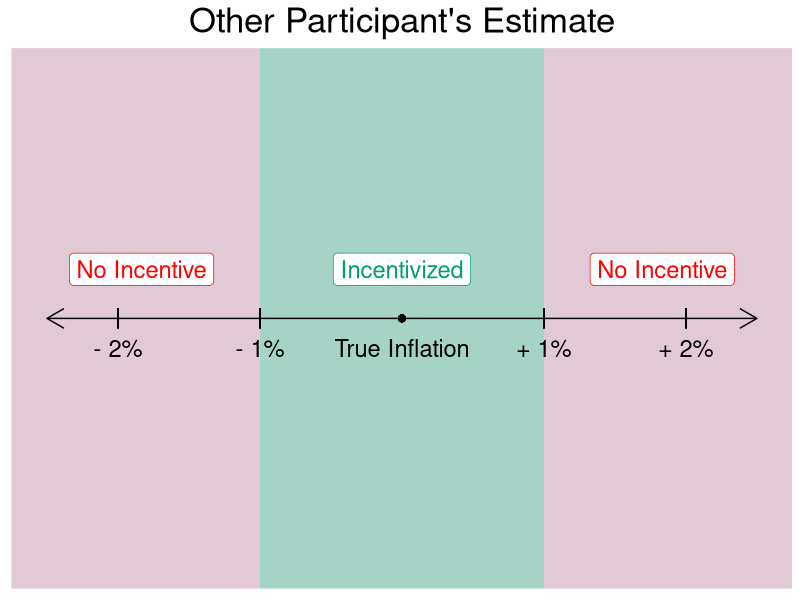
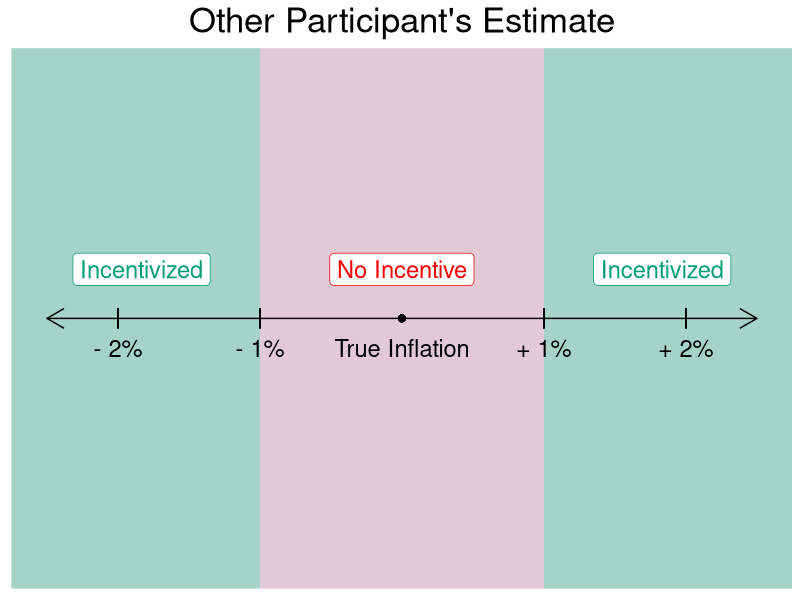
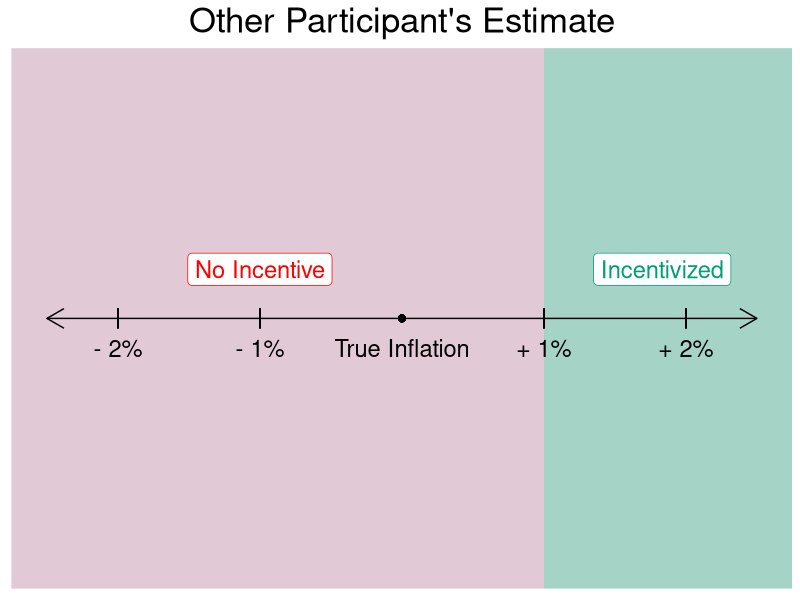
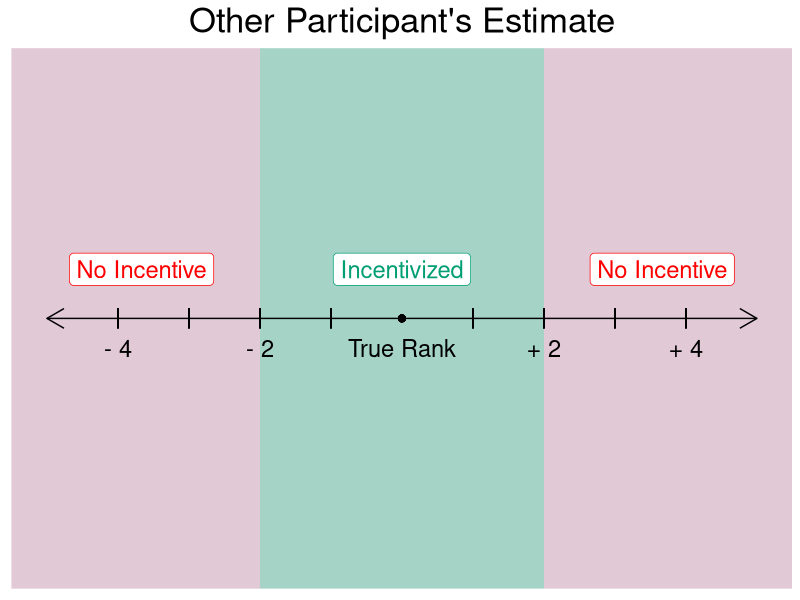
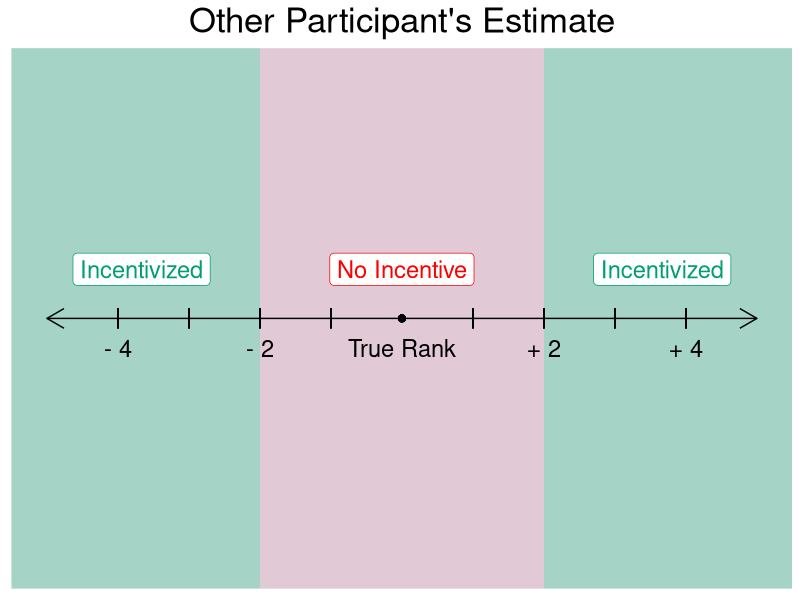
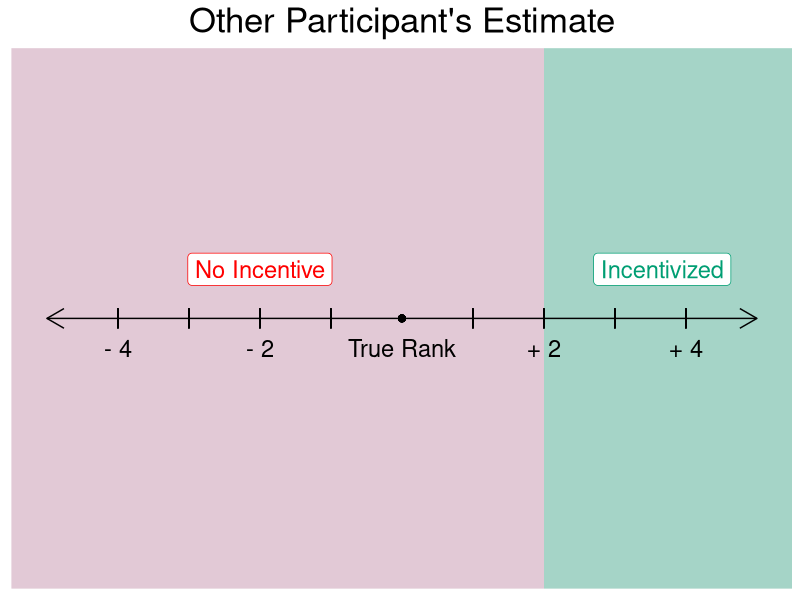
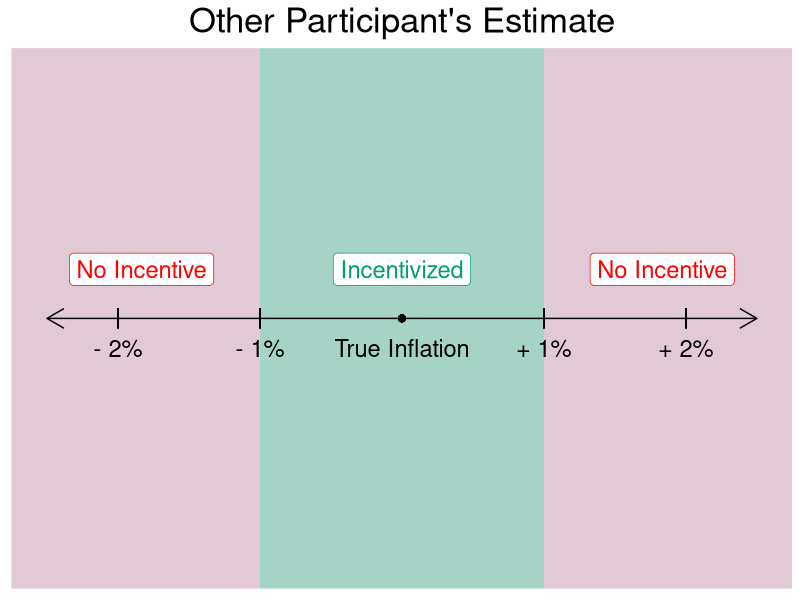
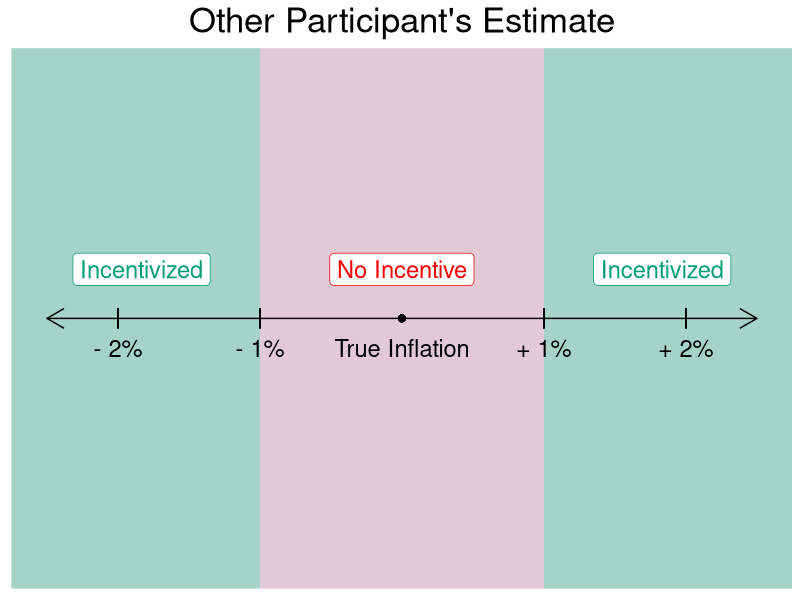

These figures' R source, in order:
# the purpose of this code is to make graphs that show the type of bias (or lack thereof)
# that senders have in the experiment. The graphs are used in the survey to explain the
# experimental design.
# the code is horrible


library(tidyverse)

path_to_dir <- "/Users/samuellindquist/Library/CloudStorage/Dropbox/expert_bias/code_data" # sams mac
#path_to_dir <- "C:/Users/slindquist/Dropbox/expert_bias/code_data" # sams windows

setwd(path_to_dir)

df_len <- 5
line_pos <- 1

df <- tibble(line = c(0:4, (0:4)),
             x_axis = c(rep(1, df_len), rep(-1, df_len)))

df$x_axis_str <- as.character(df$x_axis)

green <- "#009E73"
pink <- "#CC79A7"

#### unbiased sender inflation ####
ggplot(df, aes(x = x_axis, y = line, group = x_axis_str)) + 
  geom_line(alpha = 0) +
  annotate("rect", xmin = -1.2, xmax = 1.2, ymin = -Inf, ymax = Inf,
           alpha = .3,
           fill = green) + 
  annotate("rect", xmin = 1.2, xmax = Inf, ymin = -Inf, ymax = Inf,
           alpha = .3,
           fill = pink) + 
  annotate("rect", xmin = -Inf, xmax = -1.2, ymin = -Inf, ymax = Inf,
           alpha = .3,
           fill = pink) + 
  coord_cartesian(xlim = c(-3, 3), ylim = c(1.5,2.5)) + 
  annotate("segment", x = -3, xend = -1.2, y = 2, yend = 2, 
           arrow = arrow(length = unit(0.5, "cm"), ends = "first"), color = "black") + 
  annotate("segment", x = -1.2, xend = 1.2, y = 2, yend = 2, color = "black") +
  annotate("segment", x = 1.2, xend = 3, y = 2, yend = 2, 
           arrow = arrow(length = unit(0.5, "cm"), ends = "last"), color = "black") +
  annotate("label", x = 0, y = 2.1, label = "Incentivized", color = green, size = 6) +
  annotate("label", x = -2.2, y = 2.1, label = "No Incentive", color = "red", size = 6) +
  annotate("label", x = 2.2, y = 2.1, label = "No Incentive", color = "red", size = 6) +
  geom_point(x = 0, y = 2 , size = 2, color = "black") + 
  annotate("text", x = 0, y = 1.94, label = "True Inflation", size = 6) +
  annotate("text", x = 1.2, y = 1.94, label = "+ 1%", size = 6) +
  annotate("text", x = -1.2, y = 1.94, label = "- 1%", size = 6) +
  annotate("text", x = 2.4, y = 1.94, label = "+ 2%", size = 6) +
  annotate("text", x = -2.4, y = 1.94, label = "- 2%", size = 6) +
  geom_segment(x = 1.2, xend = 1.2, y = 1.98, yend = 2.02) +
  geom_segment(x = -1.2, xend = -1.2, y = 1.98, yend = 2.02) +
  geom_segment(x = -2.4, xend = -2.4, y = 1.98, yend = 2.02) +
  geom_segment(x = 2.4, xend = 2.4, y = 1.98, yend = 2.02) + 
  labs(title = "Other Participant's Estimate") +
  theme(axis.text = element_blank(), 
        axis.ticks = element_blank(),
        panel.grid = element_blank(),
        axis.title = element_blank(),
        plot.title = element_text(hjust = .5, size = 25))
ggsave("output/graphs/misc/sender_incentive_graphs/unbiased_sender_inflation_incentives.png", width = 10, height = 4)

#### ambiguous biased sender inflation ####
ggplot(df, aes(x = x_axis, y = line, group = x_axis_str)) + 
  geom_line(alpha = 0) +
  annotate("rect", xmin = -1.2, xmax = 1.2, ymin = -Inf, ymax = Inf,
           alpha = .3,
           fill = pink) + 
  annotate("rect", xmin = 1.2, xmax = Inf, ymin = -Inf, ymax = Inf,
           alpha = .3,
           fill = green) + 
  annotate("rect", xmin = -Inf, xmax = -1.2, ymin = -Inf, ymax = Inf,
           alpha = .3,
           fill = green) + 
  coord_cartesian(xlim = c(-3, 3), ylim = c(1.5,2.5)) + 
  annotate("segment", x = -3, xend = -1.2, y = 2, yend = 2, 
           arrow = arrow(length = unit(0.5, "cm"), ends = "first"), color = "black") + 
  annotate("segment", x = -1.2, xend = 1.2, y = 2, yend = 2, color = "black") +
  annotate("segment", x = 1.2, xend = 3, y = 2, yend = 2, 
           arrow = arrow(length = unit(0.5, "cm"), ends = "last"), color = "black") +
  annotate("label", x = 0, y = 2.1, label = "No Incentive", color = 'red', size = 6) +
  annotate("label", x = -2.2, y = 2.1, label = "Incentivized", color = green, size = 6) +
  annotate("label", x = 2.2, y = 2.1, label = "Incentivized", color = green, size = 6) +
  geom_point(x = 0, y = 2 , size = 2, color = "black") + 
  annotate("text", x = 0, y = 1.94, label = "True Inflation", size = 6) +
  annotate("text", x = 1.2, y = 1.94, label = "+ 1%", size = 6) +
  annotate("text", x = -1.2, y = 1.94, label = "- 1%", size = 6) +
  annotate("text", x = 2.4, y = 1.94, label = "+ 2%", size = 6) +
  annotate("text", x = -2.4, y = 1.94, label = "- 2%", size = 6) +
  geom_segment(x = 1.2, xend = 1.2, y = 1.98, yend = 2.02) +
  geom_segment(x = -1.2, xend = -1.2, y = 1.98, yend = 2.02) +
  geom_segment(x = -2.4, xend = -2.4, y = 1.98, yend = 2.02) +
  geom_segment(x = 2.4, xend = 2.4, y = 1.98, yend = 2.02) + 
  labs(title = "Other Participant's Estimate") +
  theme(axis.text = element_blank(), 
        axis.ticks = element_blank(),
        panel.grid = element_blank(),
        axis.title = element_blank(),
        plot.title = element_text(hjust = .5, size = 25))
ggsave("output/graphs/misc/sender_incentive_graphs/ambiguous_bias_sender_inflation_incentives.png", width = 10, height = 4)



#### biased up sender inflation ####
ggplot(df, aes(x = x_axis, y = line, group = x_axis_str)) + 
  geom_line(alpha = 0) +
  annotate("rect", xmin = -1.2, xmax = 1.2, ymin = -Inf, ymax = Inf,
           alpha = .3,
           fill = pink) + 
  annotate("rect", xmin = 1.2, xmax = Inf, ymin = -Inf, ymax = Inf,
           alpha = .3,
           fill = green) + 
  annotate("rect", xmin = -Inf, xmax = -1.2, ymin = -Inf, ymax = Inf,
           alpha = .3,
           fill = pink) + 
  coord_cartesian(xlim = c(-3, 3), ylim = c(1.5,2.5)) + 
  annotate("segment", x = -3, xend = -1.2, y = 2, yend = 2, 
           arrow = arrow(length = unit(0.5, "cm"), ends = "first"), color = "black") + 
  annotate("segment", x = -1.2, xend = 1.2, y = 2, yend = 2, color = "black") +
  annotate("segment", x = 1.2, xend = 3, y = 2, yend = 2, 
           arrow = arrow(length = unit(0.5, "cm"), ends = "last"), color = "black") +
  annotate("label", x = -1.2, y = 2.1, label = "No Incentive", color = 'red', size = 6) +
  annotate("label", x = 2.2, y = 2.1, label = "Incentivized", color = green, size = 6) +
  geom_point(x = 0, y = 2 , size = 2, color = "black") + 
  annotate("text", x = 0, y = 1.94, label = "True Inflation", size = 6) +
  annotate("text", x = 1.2, y = 1.94, label = "+ 1%", size = 6) +
  annotate("text", x = -1.2, y = 1.94, label = "- 1%", size = 6) +
  annotate("text", x = 2.4, y = 1.94, label = "+ 2%", size = 6) +
  annotate("text", x = -2.4, y = 1.94, label = "- 2%", size = 6) +
  geom_segment(x = 1.2, xend = 1.2, y = 1.98, yend = 2.02) +
  geom_segment(x = -1.2, xend = -1.2, y = 1.98, yend = 2.02) +
  geom_segment(x = -2.4, xend = -2.4, y = 1.98, yend = 2.02) +
  geom_segment(x = 2.4, xend = 2.4, y = 1.98, yend = 2.02) + 
  labs(title = "Other Participant's Estimate") +
  theme(axis.text = element_blank(), 
        axis.ticks = element_blank(),
        panel.grid = element_blank(),
        axis.title = element_blank(),
        plot.title = element_text(hjust = .5, size = 25))
ggsave("output/graphs/misc/sender_incentive_graphs/biased_up_sender_inflation_incentives.png", width = 10, height = 4)

#### unbiased sender ucsd rank ####
ggplot(df, aes(x = x_axis, y = line, group = x_axis_str)) + 
  geom_line(alpha = 0) +
  annotate("rect", xmin = -1.2, xmax = 1.2, ymin = -Inf, ymax = Inf,
           alpha = .3,
           fill = green) + 
  annotate("rect", xmin = 1.2, xmax = Inf, ymin = -Inf, ymax = Inf,
           alpha = .3,
           fill = pink) + 
  annotate("rect", xmin = -Inf, xmax = -1.2, ymin = -Inf, ymax = Inf,
           alpha = .3,
           fill = pink) + 
  coord_cartesian(xlim = c(-3, 3), ylim = c(1.5,2.5)) + 
  annotate("segment", x = -3, xend = -1.2, y = 2, yend = 2, 
           arrow = arrow(length = unit(0.5, "cm"), ends = "first"), color = "black") + 
  annotate("segment", x = -1.2, xend = 1.2, y = 2, yend = 2, color = "black") +
  annotate("segment", x = 1.2, xend = 3, y = 2, yend = 2, 
           arrow = arrow(length = unit(0.5, "cm"), ends = "last"), color = "black") +
  annotate("label", x = 0, y = 2.1, label = "Incentivized", color = green, size = 6) +
  annotate("label", x = -2.2, y = 2.1, label = "No Incentive", color = "red", size = 6) +
  annotate("label", x = 2.2, y = 2.1, label = "No Incentive", color = "red", size = 6) +
  geom_point(x = 0, y = 2 , size = 2, color = "black") + 
  annotate("text", x = 0, y = 1.94, label = "True Rank", size = 6) +
  annotate("text", x = 1.2, y = 1.94, label = "+ 2", size = 6) +
  annotate("text", x = -1.2, y = 1.94, label = "- 2", size = 6) +
  annotate("text", x = 2.4, y = 1.94, label = "+ 4", size = 6) +
  annotate("text", x = -2.4, y = 1.94, label = "- 4", size = 6) +
  geom_segment(x = 1.2, xend = 1.2, y = 1.98, yend = 2.02) +
  geom_segment(x = .6, xend = .6, y = 1.98, yend = 2.02) +
  geom_segment(x = -1.2, xend = -1.2, y = 1.98, yend = 2.02) +
  geom_segment(x = -.6, xend = -.6, y = 1.98, yend = 2.02) +
  geom_segment(x = -1.8, xend = -1.8, y = 1.98, yend = 2.02) +
  geom_segment(x = -2.4, xend = -2.4, y = 1.98, yend = 2.02) +
  geom_segment(x = 1.8, xend = 1.8, y = 1.98, yend = 2.02) +
  geom_segment(x = 2.4, xend = 2.4, y = 1.98, yend = 2.02) + 
  labs(title = "Other Participant's Estimate") +
  theme(axis.text = element_blank(), 
        axis.ticks = element_blank(),
        panel.grid = element_blank(),
        axis.title = element_blank(),
        plot.title = element_text(hjust = .5, size = 25))
ggsave("output/graphs/misc/sender_incentive_graphs/unbiased_sender_rank_incentives.png", width = 10, height = 4)


#### ambiguous biased sender rank ####
ggplot(df, aes(x = x_axis, y = line, group = x_axis_str)) + 
  geom_line(alpha = 0) +
  annotate("rect", xmin = -1.2, xmax = 1.2, ymin = -Inf, ymax = Inf,
           alpha = .3,
           fill = pink) + 
  annotate("rect", xmin = 1.2, xmax = Inf, ymin = -Inf, ymax = Inf,
           alpha = .3,
           fill = green) + 
  annotate("rect", xmin = -Inf, xmax = -1.2, ymin = -Inf, ymax = Inf,
           alpha = .3,
           fill = green) + 
  coord_cartesian(xlim = c(-3, 3), ylim = c(1.5,2.5)) + 
  annotate("segment", x = -3, xend = -1.2, y = 2, yend = 2, 
           arrow = arrow(length = unit(0.5, "cm"), ends = "first"), color = "black") + 
  annotate("segment", x = -1.2, xend = 1.2, y = 2, yend = 2, color = "black") +
  annotate("segment", x = 1.2, xend = 3, y = 2, yend = 2, 
           arrow = arrow(length = unit(0.5, "cm"), ends = "last"), color = "black") +
  annotate("label", x = 0, y = 2.1, label = "No Incentive", color = 'red', size = 6) +
  annotate("label", x = -2.2, y = 2.1, label = "Incentivized", color = green, size = 6) +
  annotate("label", x = 2.2, y = 2.1, label = "Incentivized", color = green, size = 6) +
  geom_point(x = 0, y = 2 , size = 2, color = "black") + 
  annotate("text", x = 0, y = 1.94, label = "True Rank", size = 6) +
  annotate("text", x = 1.2, y = 1.94, label = "+ 2", size = 6) +
  annotate("text", x = -1.2, y = 1.94, label = "- 2", size = 6) +
  annotate("text", x = 2.4, y = 1.94, label = "+ 4", size = 6) +
  annotate("text", x = -2.4, y = 1.94, label = "- 4", size = 6) +
  geom_segment(x = 1.2, xend = 1.2, y = 1.98, yend = 2.02) +
  geom_segment(x = .6, xend = .6, y = 1.98, yend = 2.02) +
  geom_segment(x = -1.2, xend = -1.2, y = 1.98, yend = 2.02) +
  geom_segment(x = -.6, xend = -.6, y = 1.98, yend = 2.02) +
  geom_segment(x = -1.8, xend = -1.8, y = 1.98, yend = 2.02) +
  geom_segment(x = -2.4, xend = -2.4, y = 1.98, yend = 2.02) +
  geom_segment(x = 1.8, xend = 1.8, y = 1.98, yend = 2.02) +
  geom_segment(x = 2.4, xend = 2.4, y = 1.98, yend = 2.02) + 
  labs(title = "Other Participant's Estimate") +
  theme(axis.text = element_blank(), 
        axis.ticks = element_blank(),
        panel.grid = element_blank(),
        axis.title = element_blank(),
        plot.title = element_text(hjust = .5, size = 25))
ggsave("output/graphs/misc/sender_incentive_graphs/ambiguous_bias_sender_rank_incentives.png", width = 10, height = 4)

#### biased up sender rank ####
ggplot(df, aes(x = x_axis, y = line, group = x_axis_str)) + 
  geom_line(alpha = 0) +
  annotate("rect", xmin = -1.2, xmax = 1.2, ymin = -Inf, ymax = Inf,
           alpha = .3,
           fill = pink) + 
  annotate("rect", xmin = 1.2, xmax = Inf, ymin = -Inf, ymax = Inf,
           alpha = .3,
           fill = green) + 
  annotate("rect", xmin = -Inf, xmax = -1.2, ymin = -Inf, ymax = Inf,
           alpha = .3,
           fill = pink) + 
  coord_cartesian(xlim = c(-3, 3), ylim = c(1.5,2.5)) + 
  annotate("segment", x = -3, xend = -1.2, y = 2, yend = 2, 
           arrow = arrow(length = unit(0.5, "cm"), ends = "first"), color = "black") + 
  annotate("segment", x = -1.2, xend = 1.2, y = 2, yend = 2, color = "black") +
  annotate("segment", x = 1.2, xend = 3, y = 2, yend = 2, 
           arrow = arrow(length = unit(0.5, "cm"), ends = "last"), color = "black") +
  annotate("label", x = -1.2, y = 2.1, label = "No Incentive", color = 'red', size = 6) +
  annotate("label", x = 2.2, y = 2.1, label = "Incentivized", color = green, size = 6) +
  geom_point(x = 0, y = 2 , size = 2, color = "black") + 
  annotate("text", x = 0, y = 1.94, label = "True Rank", size = 6) +
  annotate("text", x = 1.2, y = 1.94, label = "+ 2", size = 6) +
  annotate("text", x = -1.2, y = 1.94, label = "- 2", size = 6) +
  annotate("text", x = 2.4, y = 1.94, label = "+ 4", size = 6) +
  annotate("text", x = -2.4, y = 1.94, label = "- 4", size = 6) +
  geom_segment(x = 1.2, xend = 1.2, y = 1.98, yend = 2.02) +
  geom_segment(x = .6, xend = .6, y = 1.98, yend = 2.02) +
  geom_segment(x = -1.2, xend = -1.2, y = 1.98, yend = 2.02) +
  geom_segment(x = -.6, xend = -.6, y = 1.98, yend = 2.02) +
  geom_segment(x = -1.8, xend = -1.8, y = 1.98, yend = 2.02) +
  geom_segment(x = -2.4, xend = -2.4, y = 1.98, yend = 2.02) +
  geom_segment(x = 1.8, xend = 1.8, y = 1.98, yend = 2.02) +
  geom_segment(x = 2.4, xend = 2.4, y = 1.98, yend = 2.02) + 
  labs(title = "Other Participant's Estimate") +
  theme(axis.text = element_blank(), 
        axis.ticks = element_blank(),
        panel.grid = element_blank(),
        axis.title = element_blank(),
        plot.title = element_text(hjust = .5, size = 25))
ggsave("output/graphs/misc/sender_incentive_graphs/biased_up_sender_rank_incentives.png", width = 10, height = 4)




